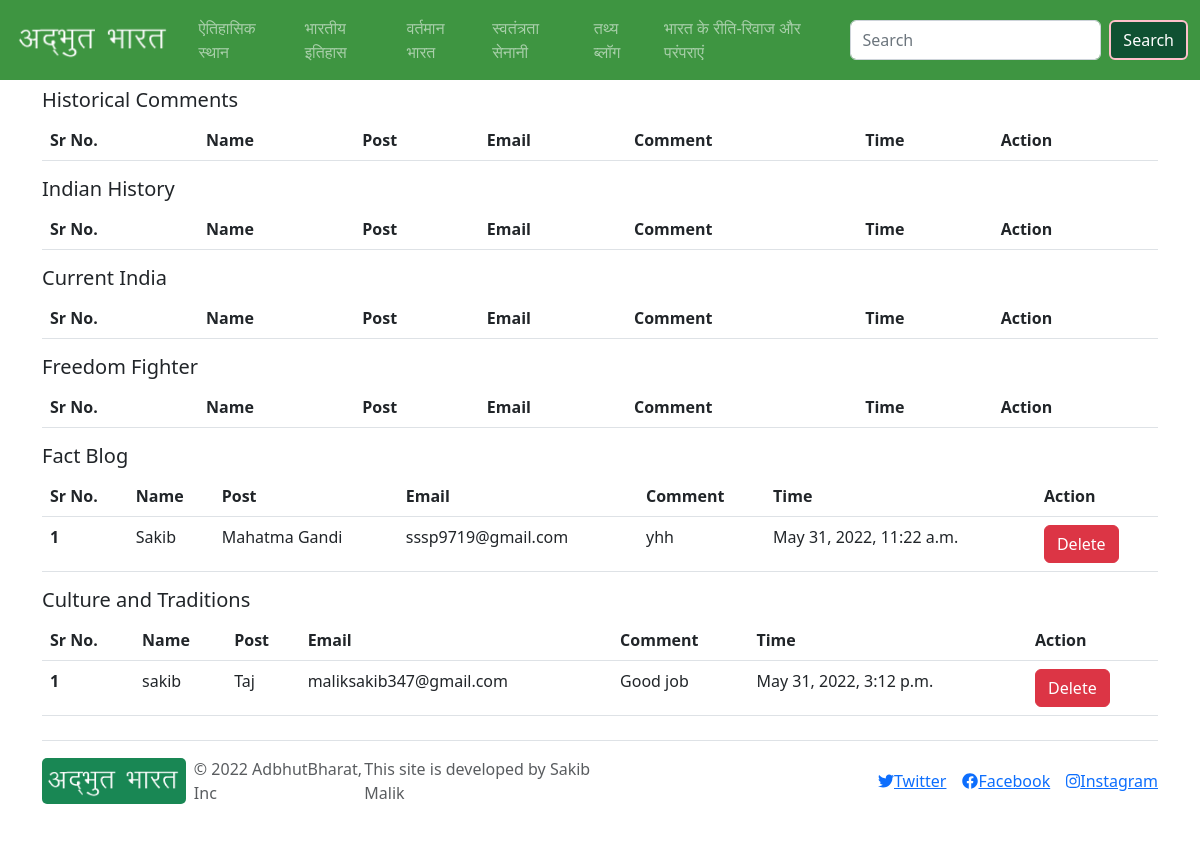
The app's page /comments/, older data.
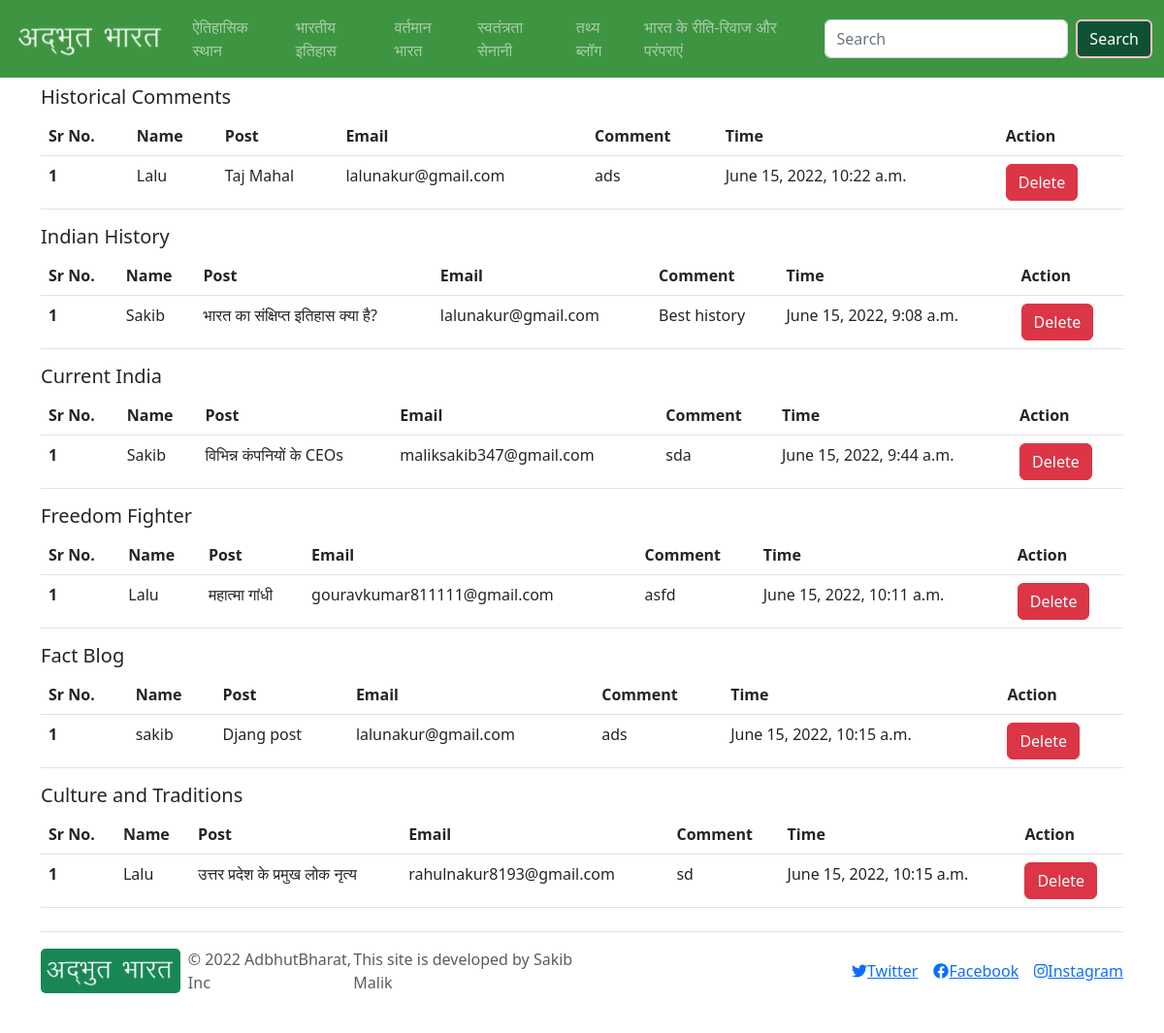
The same page, newer data.
### MainApp/models.py (models this page shows, shortened)
class Comments(models.Model):
    name = models.CharField(max_length=100)
    email = models.EmailField()
    body = models.TextField()
    timestamp = models.DateTimeField(auto_now_add=True)
    active = models.BooleanField(default=False)
    class Meta:
        ordering = ['-timestamp']

class FactBlogComments(Comments):
    post = models.ForeignKey(FactBlogModel, on_delete=models.CASCADE, related_name='factblogcomments')
    class Meta:
        verbose_name_plural = 'FactBlogComments'

class Comments(models.Model):
    name = models.CharField(max_length=100)
    email = models.EmailField()
    body = models.TextField()
    timestamp = models.DateTimeField(auto_now_add=True)
    active = models.BooleanField(default=False)
    class Meta:
        ordering = ['-timestamp']

class Common(models.Model):
    title = models.CharField(max_length=100)
    slug = models.SlugField(max_length=200, unique=True)
    timestamp = models.DateTimeField(auto_now_add=True)
    post = HTMLField()
    viewcounter = models.IntegerField(default=0)
    class Meta:
        abstract = True

class FactBlogModel(Common):
    image = models.ImageField(upload_to='image/fact', null=True)
    class Meta:
        verbose_name_plural = 'FactBlogModel'
        ordering = ['-timestamp']

class CustomAndTraditionComments(Comments):
    post = models.ForeignKey(CustomAndTraditionModel, on_delete=models.CASCADE,
                             related_name='customandtraditioncomments')
    class Meta:
        verbose_name_plural = 'CustomAndTraditionComments'

class CustomAndTraditionModel(Common):
    image = models.ImageField(upload_to='image/tradition', null=True)
    class Meta:
        verbose_name_plural = 'CustomandTraditionModel'
        ordering = ['-timestamp']

class HistoricalPlaceComments(Comments):
    post = models.ForeignKey(HistoricalPlaceModel, on_delete=models.CASCADE, related_name='historicalplacecomments')
    class Meta:
        verbose_name_plural = 'HistoricalPlaceComments'

class HistoricalPlaceModel(Common):
    image = models.ImageField(upload_to='image/historical', null=True)
    class Meta:
        verbose_name_plural = 'HistoricalPlaceModel'
        ordering = ['-timestamp']

class IndianHistoryComments(Comments):
    post = models.ForeignKey(IndianHistoryModel, on_delete=models.CASCADE, related_name='indianhistorycomments')
    class Meta:
        verbose_name_plural = 'IndianHistroyComments'

class IndianHistoryModel(Common):
    type = models.CharField(choices=HISTORY_TYPE, max_length=100, default='ANCIENT')
    class Meta:
        verbose_name_plural = 'IndianHistoryModel'
        ordering = ['-timestamp']

class CurrentIndiaComments(Comments):
    post = models.ForeignKey(CurrentIndianModel, on_delete=models.CASCADE, related_name='currentindiacomments')
    class Meta:
        verbose_name_plural = 'CurrentIndiaComments'

class CurrentIndianModel(Common):
    class Meta:
        verbose_name_plural = 'CurrentIndianModel'
        ordering = ['-timestamp']

class FreedomFighterComments(Comments):
    post = models.ForeignKey(FreedomFighterModel, on_delete=models.CASCADE, related_name='freedomfightercomments')
    class Meta:
        verbose_name_plural = 'FreedomFighterComments'

class FreedomFighterModel(Common):
    image = models.ImageField(upload_to='image/freedom', null=True)
    class Meta:
        verbose_name_plural = 'FreedomFighterModel'
        ordering = ['-timestamp']

### MainApp/views.py (the view, shortened to what this page needs)
# urls.py: path('comments/', views.Comments.as_view(), name='comments'),
class Comments(View):
    def get(self, request):
        historical = HistoricalPlaceComments.objects.all().reverse()[:30]
        indianhistory = IndianHistoryComments.objects.all().reverse()[:30]
        currentindia = CurrentIndiaComments.objects.all().reverse()[:30]
        freedomfighter = FreedomFighterComments.objects.all().reverse()[:30]
        factblog = FactBlogComments.objects.all().reverse()[:30]
        custom = CustomAndTraditionComments.objects.all().reverse()[:30]
        context = {
            'comment': True,
            'historical': historical,
            'indianhistory': indianhistory,
            'currentindia': currentindia,
            'freedomfighter': freedomfighter,
            'factblog': factblog,
            'custom': custom
        }
        return render(request, 'ADBH/comments.html', context)

### MainApp/templates/ADBH/comments.html (shortened to what this page needs)
{% extends 'base.html' %}
{% block content %}
    <div class="container-lg mt-2">
        <h5>Historical Comments</h5>
        <table class="table table-responsive">
            <thead>
            <tr>
                <th>Sr No.</th>
                <th>Name</th>
                <th>Post</th>
                <th>Email</th>
                <th>Comment</th>
                <th>Time</th>
                <th>Action</th>
            </tr>
            </thead>
            <tbody>
            {% for d in historical %}
                <tr>
                    <th>{{ forloop.counter }}</th>
                    <td>{{ d.name }}</td>
                    <td>{{ d.post.title }}</td>
                    <td>{{ d.email }}</td>
                    <td>{{ d.body }}</td>
                    <td>{{ d.timestamp }}</td>
                    <td>
                        <form action="" method="post">
                            <input value="Delete" type="submit" class="btn btn-danger">
                        </form>
                    </td>
                </tr>
            {% endfor %}
            </tbody>
        </table>
        <h5>Indian History</h5>
        <table class="table table-responsive">
            <thead>
            <tr>
                <th>Sr No.</th>
                <th>Name</th>
                <th>Post</th>
                <th>Email</th>
                <th>Comment</th>
                <th>Time</th>
                <th>Action</th>
            </tr>
            </thead>
            <tbody>
            {% for d in indianhistory %}
                <tr>
                    <th>{{ forloop.counter }}</th>
                    <td>{{ d.name }}</td>
                    <td>{{ d.post.title }}</td>
                    <td>{{ d.email }}</td>
                    <td>{{ d.body }}</td>
                    <td>{{ d.timestamp }}</td>
                    <td>
                        <form action="" method="post">
                            <input value="Delete" type="submit" class="btn btn-danger">
                        </form>
                    </td>
                </tr>
            {% endfor %}
            </tbody>
        </table>
        <h5>Current India</h5>
        <table class="table table-responsive">
            <thead>
            <tr>
                <th>Sr No.</th>
                <th>Name</th>
                <th>Post</th>
                <th>Email</th>
                <th>Comment</th>
                <th>Time</th>
                <th>Action</th>
            </tr>
            </thead>
            <tbody>
            {% for d in currentindia %}
                <tr>
                    <th>{{ forloop.counter }}</th>
                    <td>{{ d.name }}</td>
                    <td>{{ d.post.title }}</td>
                    <td>{{ d.email }}</td>
                    <td>{{ d.body }}</td>
                    <td>{{ d.timestamp }}</td>
                    <td>
                        <form action="" method="post">
                            <input value="Delete" type="submit" class="btn btn-danger">
                        </form>
                    </td>
                </tr>
            {% endfor %}
            </tbody>
        </table>
        <h5>Freedom Fighter</h5>
        <table class="table table-responsive">
            <thead>
            <tr>
                <th>Sr No.</th>
                <th>Name</th>
                <th>Post</th>
                <th>Email</th>
                <th>Comment</th>
                <th>Time</th>
                <th>Action</th>
            </tr>
            </thead>
            <tbody>
            {% for d in freedomfighter %}
                <tr>
                    <th>{{ forloop.counter }}</th>
                    <td>{{ d.name }}</td>
                    <td>{{ d.post.title }}</td>
                    <td>{{ d.email }}</td>
                    <td>{{ d.body }}</td>
                    <td>{{ d.timestamp }}</td>
                    <td>
                        <form action="" method="post">
                            <input value="Delete" type="submit" class="btn btn-danger">
                        </form>
                    </td>
                </tr>
            {% endfor %}
            </tbody>
        </table>
        <h5>Fact Blog</h5>
        <table class="table table-responsive">
            <thead>
            <tr>
                <th>Sr No.</th>
                <th>Name</th>
                <th>Post</th>
                <th>Email</th>
                <th>Comment</th>
                <th>Time</th>
                <th>Action</th>
            </tr>
            </thead>
            <tbody>
            {% for d in factblog %}
                <tr>
                    <th>{{ forloop.counter }}</th>
                    <td>{{ d.name }}</td>
                    <td>{{ d.post.title }}</td>
                    <td>{{ d.email }}</td>
                    <td>{{ d.body }}</td>
                    <td>{{ d.timestamp }}</td>
                    <td>
                        <form action="" method="post">
                            <input value="Delete" type="submit" class="btn btn-danger">
                        </form>
                    </td>
                </tr>
            {% endfor %}
            </tbody>
        </table>
        <h5>Culture and Traditions</h5>
        <table class="table table-responsive">
            <thead>
            <tr>
                <th>Sr No.</th>
                <th>Name</th>
                <th>Post</th>
                <th>Email</th>
                <th>Comment</th>
                <th>Time</th>
                <th>Action</th>
            </tr>
            </thead>
            <tbody>
            {% for d in custom %}
                <tr>
                    <th>{{ forloop.counter }}</th>
                    <td>{{ d.name }}</td>
                    <td>{{ d.post.title }}</td>
                    <td>{{ d.email }}</td>
                    <td>{{ d.body }}</td>
                    <td>{{ d.timestamp }}</td>
                    <td>
                        <form action="" method="post">
                            <input value="Delete" type="submit" class="btn btn-danger">
                        </form>
                    </td>
                </tr>
            {% endfor %}
            </tbody>
        </table>
    </div>
{% endblock %}

### MainApp/templates/base.html (shortened to what this page needs)
<!DOCTYPE html>
<html lang="en">
<head>
    {% load static %}
    <link href="{% static 'Bootstrap/css/bootstrap.min.css' %}" rel="stylesheet">
    <link rel="stylesheet" href="https://cdnjs.cloudflare.com/ajax/libs/font-awesome/4.7.0/css/font-awesome.min.css">
</head>
<body>
<nav class="navbar navbar-expand-lg navbar-dark">
    <div class="container-fluid">
        <a class="navbar-brand" href="{% url 'ADBH:index' %}"><img src="{% static 'logo.ico' %}"
                                                                   style="width: 100%; border-radius: 10px"
                                                                   alt="not found"></a>
        <div class="collapse navbar-collapse" id="navbarSupportedContent">
            <ul class="navbar-nav me-auto mb-2 mb-lg-0">
                <li class="nav-item ">
                    <a class="nav-link {% if  Historyactive %} active {% endif %}" aria-current="page"
                       href="{% url 'ADBH:historicalplaces' %}">ऐतिहासिक स्थान</a>
                </li>
                <li class="nav-item">
                    <a class="nav-link {% if  indianhistoryactive %}active {% endif %}" aria-current="page"
                       href="{% url 'ADBH:indianhistory' %}">भारतीय इतिहास </a>
                </li>
                <li class="nav-item">
                    <a class="nav-link {% if  currentindianactive %}active {% endif %}" aria-current="page"
                       href="{% url 'ADBH:currentindia' %}">वर्तमान भारत</a>
                </li>
                <li class="nav-item">
                    <a class="nav-link {% if  freedomactive %}active {% endif %}" aria-current="page"
                       href="{% url 'ADBH:freedomfighter' %}">स्वतंत्रता सेनानी</a>
                </li>
                <li class="nav-item">
                    <a class="nav-link {% if  factactive %}active {% endif %}" aria-current="page"
                       href="{% url 'ADBH:factblog' %}">तथ्य ब्लॉग</a>
                </li>
                <li class="nav-item">
                    <a class="nav-link {% if  customactive %}active {% endif %}" aria-current="page"
                       href="{% url 'ADBH:customandtradition' %}">भारत के रीति-रिवाज और परंपराएं</a>
                </li>
            </ul>
            <form class="d-flex" role="search" action="{% url 'ADBH:searched' %}" method="get">
                <input class="form-control me-2" type="search" placeholder="Search" aria-label="Search"
                       name="search">
                <button class="btn btn-outline-success" type="submit">Search</button>
            </form>
        </div>
    </div>
</nav>
{% block content %}
{% endblock %}
<div class="container-lg">
    <footer class="d-flex flex-wrap justify-content-between align-items-center py-3 my-4 border-top ">
        <div class="col-md-6 d-flex align-items-center">
            <a href="/" class="mb-3 me-2 mb-md-0 text-muted text-decoration-none lh-1 bg-success" style="border-radius: 5px;">
                <img src="{% static 'logo.ico' %}" class="image w-100" alt="not found">
            </a>
            <span class="mb-3 mb-md-0 text-muted">© 2022 AdbhutBharat, Inc</span>
            <span class="mb-3 mb-md-0 text-muted">This site is developed by Sakib Malik</span>
        </div>
        <ul class="nav col-md-4 justify-content-end list-unstyled d-flex">
            <li class="ms-3"><a href="#">
                <i class="fa-brands fa-twitter"></i>Twitter
            </a></li>
            <li class="ms-3"><a href="#">
                <i class="fa-brands fa-facebook"></i>Facebook
            </a></li>
            <li class="ms-3"><a href="#">
                <i class="fa-brands fa-instagram"></i>Instagram
            </a></li>
        </ul>
    </footer>
</div>
</body>
</html>

### MainApp/templates/base.html (style rules this page uses)
.navbar-nav { margin-left: auto; }
footer { position: relative; bottom: 0; }
.navbar { color: white; background-color: #3e9541; }
.navbar .btn { border: 2px solid pink; color: white; background-color: #0f5132; }

Row changes from the older to the newer data that the page shows:
removed FactBlogComments: name "Sakib", post "Mahatma Gandi", email "sssp9719@gmail.com", body "yhh", timestamp "May 31, 2022, 11:22 a.m."
removed CustomAndTraditionComments: name "sakib", post "Taj", email "maliksakib347@gmail.com", body "Good job", timestamp "May 31, 2022, 3:12 p.m."
added HistoricalPlaceComments: name "Lalu", post "Taj Mahal", email "lalunakur@gmail.com", body "ads", timestamp "June 15, 2022, 10:22 a.m."
added IndianHistoryComments: name "Sakib", post "भारत का संक्षिप्त इतिहास क्या है?", email "lalunakur@gmail.com", body "Best history", timestamp "June 15, 2022, 9:08 a.m."
added CurrentIndiaComments: name "Sakib", post "विभिन्न कंपनियों के CEOs", email "maliksakib347@gmail.com", body "sda", timestamp "June 15, 2022, 9:44 a.m."
added FreedomFighterComments: name "Lalu", post "महात्मा गांधी", email "gouravkumar811111@gmail.com", body "asfd", timestamp "June 15, 2022, 10:11 a.m."
added FactBlogComments: name "sakib", post "Djang post", email "lalunakur@gmail.com", body "ads", timestamp "June 15, 2022, 10:15 a.m."
added CustomAndTraditionComments: name "Lalu", post "उत्तर प्रदेश के प्रमुख लोक नृत्य", email "rahulnakur8193@gmail.com", body "sd", timestamp "June 15, 2022, 10:15 a.m."
